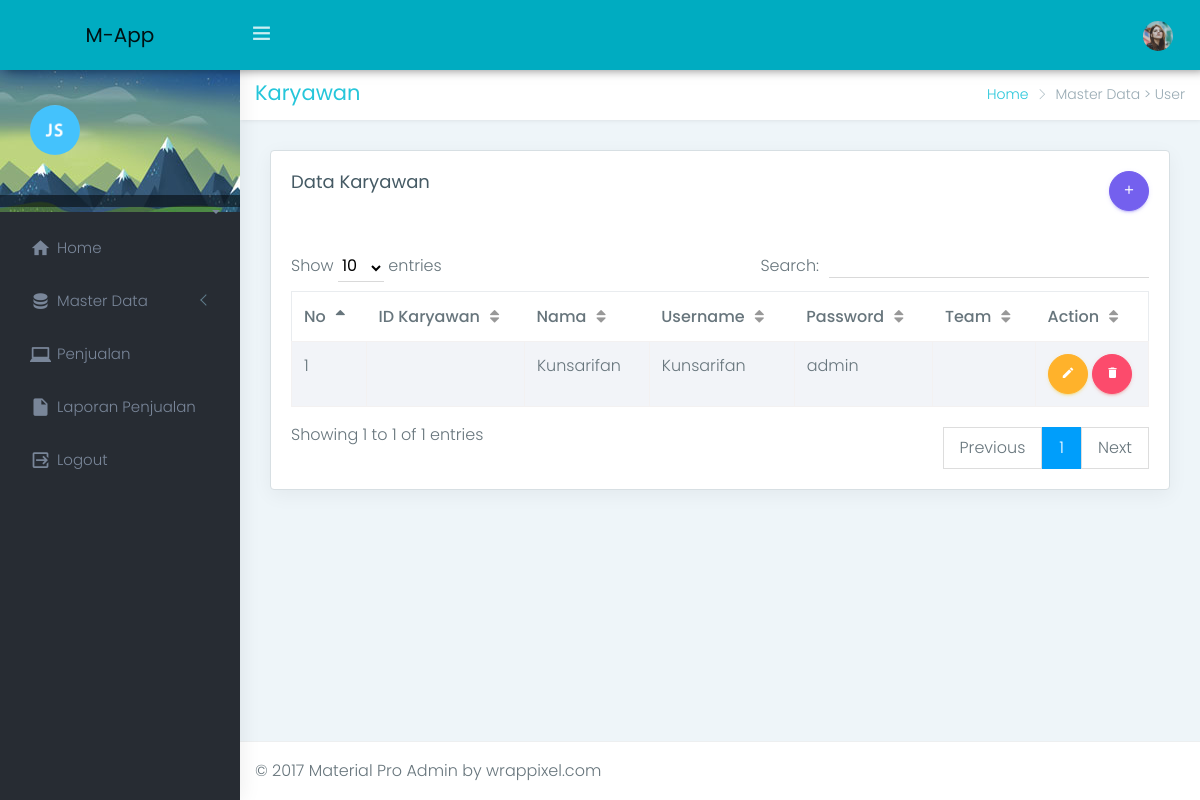
The app's page /index.php/user with its own data.
### tables this page shows
CREATE TABLE `m_user` (
  `user_id` int(11) NOT NULL,
  `nama` varchar(128) NOT NULL,
  `user_name` varchar(50) NOT NULL,
  `email` varchar(50) NOT NULL,
  `user_password` varchar(25) NOT NULL,
  `user_active` int(1) NOT NULL
);

### application/controllers/User.php (called while the page is built, shortened)
<?php
class User extends CI_Controller {
	public function index()
	{
		$data['title'] = 'Karyawan';
		$data['subtitle'] = 'Master Data > User';
		$data['page'] = 'user/v_user';
		$data['query'] = $this->db->get('m_user');
		$this->load->view('v_index', $data);
	}
}

### index.php (called while the page is built, shortened)
<?php
require_once BASEPATH.'core/CodeIgniter.php';

### application/views/user/v_user.php (the view, shortened to what this page needs)
<div class="row">
    <div class="col-12">
        <div class="card">
            <div class="card-body">
                <h4 class="card-title">Data <?php echo $title?>
                <div class="float-right">
                    <a href="<?php echo base_url()?>index.php/barang/add_user" class="btn btn-circle btn-primary"><i class="mdi mdi-plus"></i></a>
                </div>
                </h4>
                <div class="table-responsive m-t-40">
                    <table id="myTable" class="table table-bordered table-striped">
                        <thead>
                            <tr>
                                <th>No</th>
                                <th>ID Karyawan</th>
                                <th>Nama</th>
                                <th>Username</th>
                                <th>Password</th>
                                <th>Team</th>
                                <th>Action</th>
                            </tr>
                        </thead>
                        <tbody>
                            <?php
                                $no = 1;
                                foreach($query->result() as $row){
                            ?>
                            <tr>
                                <td><?php echo $no;?></td>
                                <td><?php echo $row->id_user?></td>
                                <td><?php echo $row->nama?></td>
                                <td><?php echo $row->user_name?></td>
                                <td><?php echo $row->user_password?></td>
                                <td><?php echo $row->team?></td>
                                <td>
                                    <a href="<?php echo base_url()?>index.php/barang/edit_user/<?php echo $row->id_karyawan?>" class="btn btn-circle btn-warning"><i class="mdi mdi-pencil"></i></a>
                                    <a href="<?php echo base_url()?>index.php/barang/delete_user/<?php echo $row->id_karyawan?>" onclick="return confirm('Apakah anda yakin akan menghapus data ini?')" class="btn btn-circle btn-danger"><i class="mdi mdi-delete"></i></a>
                                </td>
                            </tr>
                            <?php
                            $no++;
                            } ?>
                        </tbody>
                    </table>
                </div>
            </div>
        </div>
    </div>
</div>

### assets/css/colors/green-dark.css (style rules this page uses)
a { color: #26c6da; }

### records on screen
m_user: nama "Kunsarifan", user_name "Kunsarifan", user_password "admin"

### other values on screen
$title "Karyawan"
$subtitle "Master Data > User"
